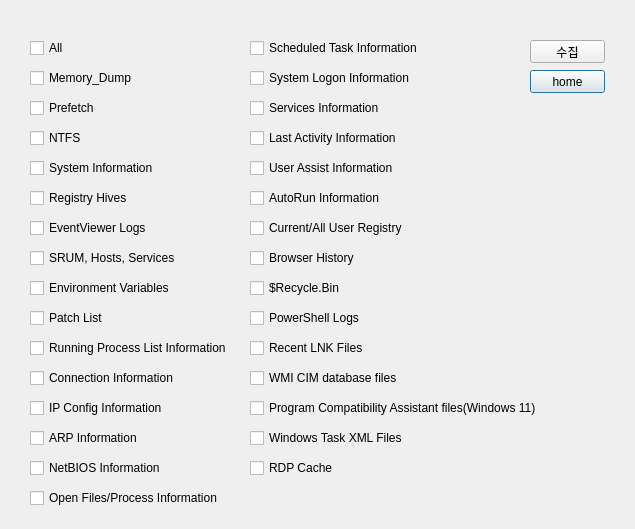
<?xml version="1.0" encoding="UTF-8"?>
<ui version="4.0">
 <class>dialog</class>
 <widget class="QDialog" name="dialog">
  <property name="enabled">
   <bool>true</bool>
  </property>
  <property name="geometry">
   <rect>
    <x>0</x>
    <y>0</y>
    <width>635</width>
    <height>529</height>
   </rect>
  </property>
  <property name="windowTitle">
   <string>Collect Options</string>
  </property>
  <widget class="QPushButton" name="homeButton">
   <property name="geometry">
    <rect>
     <x>530</x>
     <y>70</y>
     <width>75</width>
     <height>23</height>
    </rect>
   </property>
   <property name="text">
    <string>home</string>
   </property>
  </widget>
  <widget class="QPushButton" name="okButton">
   <property name="geometry">
    <rect>
     <x>530</x>
     <y>40</y>
     <width>75</width>
     <height>23</height>
    </rect>
   </property>
   <property name="text">
    <string>수집</string>
   </property>
  </widget>
  <widget class="QCheckBox" name="memdumpCheck">
   <property name="geometry">
    <rect>
     <x>30</x>
     <y>70</y>
     <width>111</width>
     <height>16</height>
    </rect>
   </property>
   <property name="text">
    <string>Memory_Dump</string>
   </property>
  </widget>
  <widget class="QCheckBox" name="pfCheck">
   <property name="geometry">
    <rect>
     <x>30</x>
     <y>100</y>
     <width>121</width>
     <height>16</height>
    </rect>
   </property>
   <property name="text">
    <string>Prefetch</string>
   </property>
  </widget>
  <widget class="QCheckBox" name="ntfsCheck">
   <property name="geometry">
    <rect>
     <x>30</x>
     <y>130</y>
     <width>121</width>
     <height>16</height>
    </rect>
   </property>
   <property name="text">
    <string>NTFS</string>
   </property>
  </widget>
  <widget class="QCheckBox" name="sysinfoCheck">
   <property name="geometry">
    <rect>
     <x>30</x>
     <y>160</y>
     <width>131</width>
     <height>16</height>
    </rect>
   </property>
   <property name="text">
    <string>System Information</string>
   </property>
  </widget>
  <widget class="QCheckBox" name="regCheck">
   <property name="geometry">
    <rect>
     <x>30</x>
     <y>190</y>
     <width>131</width>
     <height>16</height>
    </rect>
   </property>
   <property name="text">
    <string>Registry Hives</string>
   </property>
  </widget>
  <widget class="QCheckBox" name="evtCheck">
   <property name="geometry">
    <rect>
     <x>30</x>
     <y>220</y>
     <width>131</width>
     <height>16</height>
    </rect>
   </property>
   <property name="text">
    <string>EventViewer Logs</string>
   </property>
  </widget>
  <widget class="QCheckBox" name="srumCheck">
   <property name="geometry">
    <rect>
     <x>30</x>
     <y>250</y>
     <width>151</width>
     <height>16</height>
    </rect>
   </property>
   <property name="text">
    <string>SRUM, Hosts, Services</string>
   </property>
  </widget>
  <widget class="QCheckBox" name="envCheck">
   <property name="geometry">
    <rect>
     <x>30</x>
     <y>280</y>
     <width>151</width>
     <height>16</height>
    </rect>
   </property>
   <property name="text">
    <string>Environment Variables</string>
   </property>
  </widget>
  <widget class="QCheckBox" name="patchCheck">
   <property name="geometry">
    <rect>
     <x>30</x>
     <y>310</y>
     <width>151</width>
     <height>16</height>
    </rect>
   </property>
   <property name="text">
    <string>Patch List</string>
   </property>
  </widget>
  <widget class="QCheckBox" name="rprocCheck">
   <property name="geometry">
    <rect>
     <x>30</x>
     <y>340</y>
     <width>211</width>
     <height>16</height>
    </rect>
   </property>
   <property name="text">
    <string>Running Process List Information</string>
   </property>
  </widget>
  <widget class="QCheckBox" name="conninfoCheck">
   <property name="geometry">
    <rect>
     <x>30</x>
     <y>370</y>
     <width>191</width>
     <height>16</height>
    </rect>
   </property>
   <property name="text">
    <string>Connection Information</string>
   </property>
  </widget>
  <widget class="QCheckBox" name="ipconfigCheck">
   <property name="geometry">
    <rect>
     <x>30</x>
     <y>400</y>
     <width>191</width>
     <height>16</height>
    </rect>
   </property>
   <property name="text">
    <string>IP Config Information</string>
   </property>
  </widget>
  <widget class="QCheckBox" name="arpCheck">
   <property name="geometry">
    <rect>
     <x>30</x>
     <y>430</y>
     <width>191</width>
     <height>16</height>
    </rect>
   </property>
   <property name="text">
    <string>ARP Information</string>
   </property>
  </widget>
  <widget class="QCheckBox" name="netbiosCheck">
   <property name="geometry">
    <rect>
     <x>30</x>
     <y>460</y>
     <width>191</width>
     <height>16</height>
    </rect>
   </property>
   <property name="text">
    <string>NetBIOS Information</string>
   </property>
  </widget>
  <widget class="QCheckBox" name="openfpCheck">
   <property name="geometry">
    <rect>
     <x>30</x>
     <y>490</y>
     <width>211</width>
     <height>16</height>
    </rect>
   </property>
   <property name="text">
    <string>Open Files/Process Information</string>
   </property>
  </widget>
  <widget class="QCheckBox" name="schtaskCheck">
   <property name="geometry">
    <rect>
     <x>250</x>
     <y>40</y>
     <width>211</width>
     <height>16</height>
    </rect>
   </property>
   <property name="text">
    <string>Scheduled Task Information</string>
   </property>
  </widget>
  <widget class="QCheckBox" name="syslogonCheck">
   <property name="geometry">
    <rect>
     <x>250</x>
     <y>70</y>
     <width>211</width>
     <height>16</height>
    </rect>
   </property>
   <property name="text">
    <string>System Logon Information</string>
   </property>
  </widget>
  <widget class="QCheckBox" name="servCheck">
   <property name="geometry">
    <rect>
     <x>250</x>
     <y>100</y>
     <width>211</width>
     <height>16</height>
    </rect>
   </property>
   <property name="text">
    <string>Services Information</string>
   </property>
  </widget>
  <widget class="QCheckBox" name="lastactCheck">
   <property name="geometry">
    <rect>
     <x>250</x>
     <y>130</y>
     <width>211</width>
     <height>16</height>
    </rect>
   </property>
   <property name="text">
    <string>Last Activity Information</string>
   </property>
  </widget>
  <widget class="QCheckBox" name="usrassistCheck">
   <property name="geometry">
    <rect>
     <x>250</x>
     <y>160</y>
     <width>211</width>
     <height>16</height>
    </rect>
   </property>
   <property name="text">
    <string>User Assist Information</string>
   </property>
  </widget>
  <widget class="QCheckBox" name="autorunCheck">
   <property name="geometry">
    <rect>
     <x>250</x>
     <y>190</y>
     <width>211</width>
     <height>16</height>
    </rect>
   </property>
   <property name="text">
    <string>AutoRun Information</string>
   </property>
  </widget>
  <widget class="QCheckBox" name="usrregCheck">
   <property name="geometry">
    <rect>
     <x>250</x>
     <y>220</y>
     <width>211</width>
     <height>16</height>
    </rect>
   </property>
   <property name="text">
    <string>Current/All User Registry</string>
   </property>
  </widget>
  <widget class="QCheckBox" name="brwhistCheck">
   <property name="geometry">
    <rect>
     <x>250</x>
     <y>250</y>
     <width>211</width>
     <height>16</height>
    </rect>
   </property>
   <property name="text">
    <string>Browser History</string>
   </property>
  </widget>
  <widget class="QCheckBox" name="recycleCheck">
   <property name="geometry">
    <rect>
     <x>250</x>
     <y>280</y>
     <width>211</width>
     <height>16</height>
    </rect>
   </property>
   <property name="text">
    <string>$Recycle.Bin</string>
   </property>
  </widget>
  <widget class="QCheckBox" name="pwshCheck">
   <property name="geometry">
    <rect>
     <x>250</x>
     <y>310</y>
     <width>211</width>
     <height>16</height>
    </rect>
   </property>
   <property name="text">
    <string>PowerShell Logs</string>
   </property>
  </widget>
  <widget class="QCheckBox" name="lnkfCheck">
   <property name="geometry">
    <rect>
     <x>250</x>
     <y>340</y>
     <width>211</width>
     <height>16</height>
    </rect>
   </property>
   <property name="text">
    <string>Recent LNK Files</string>
   </property>
  </widget>
  <widget class="QCheckBox" name="wmiCheck">
   <property name="geometry">
    <rect>
     <x>250</x>
     <y>370</y>
     <width>211</width>
     <height>16</height>
    </rect>
   </property>
   <property name="text">
    <string>WMI CIM database files</string>
   </property>
  </widget>
  <widget class="QCheckBox" name="pcaCheck">
   <property name="geometry">
    <rect>
     <x>250</x>
     <y>400</y>
     <width>311</width>
     <height>16</height>
    </rect>
   </property>
   <property name="text">
    <string>Program Compatibility Assistant files(Windows 11)</string>
   </property>
  </widget>
  <widget class="QCheckBox" name="xmlCheck">
   <property name="geometry">
    <rect>
     <x>250</x>
     <y>430</y>
     <width>181</width>
     <height>16</height>
    </rect>
   </property>
   <property name="text">
    <string>Windows Task XML Files</string>
   </property>
  </widget>
  <widget class="QCheckBox" name="bmcCheck">
   <property name="geometry">
    <rect>
     <x>250</x>
     <y>460</y>
     <width>181</width>
     <height>16</height>
    </rect>
   </property>
   <property name="text">
    <string>RDP Cache</string>
   </property>
  </widget>
  <widget class="QCheckBox" name="allCheck">
   <property name="geometry">
    <rect>
     <x>30</x>
     <y>40</y>
     <width>111</width>
     <height>16</height>
    </rect>
   </property>
   <property name="text">
    <string>All</string>
   </property>
  </widget>
 </widget>
 <resources/>
 <connections/>
</ui>
